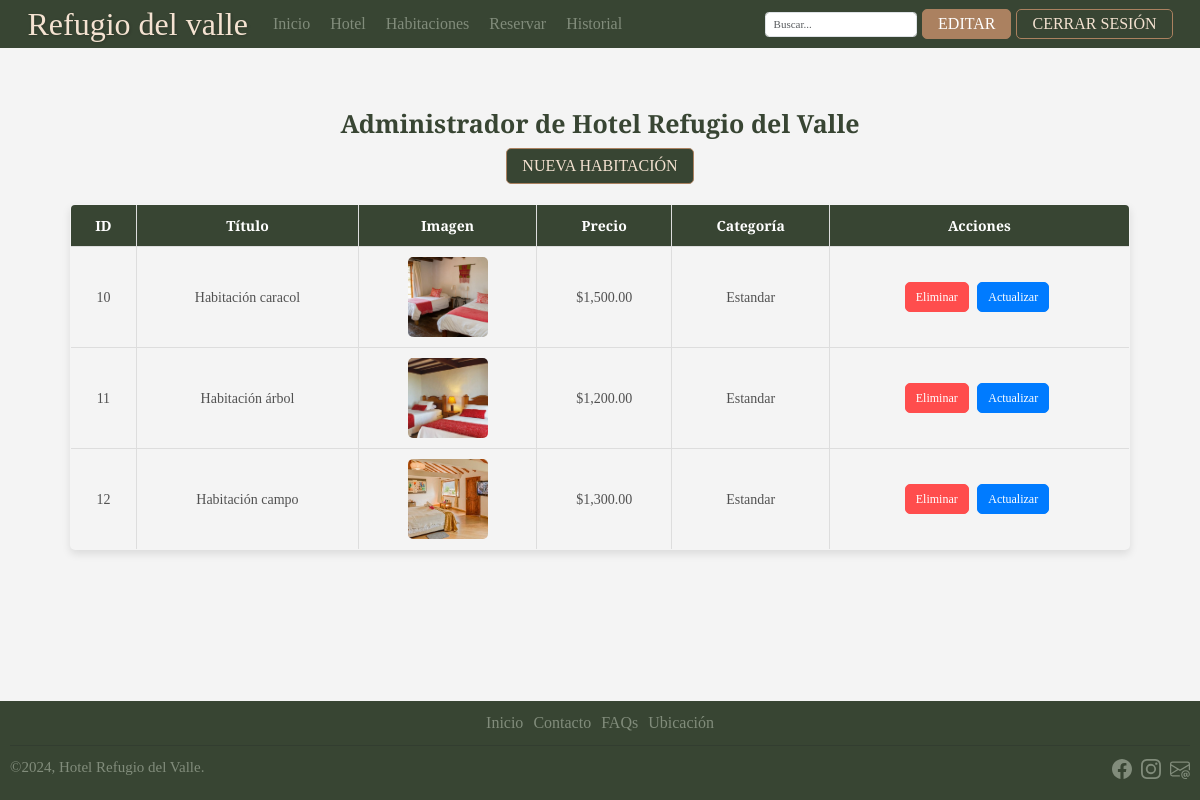
The page /admin/indexAdmin.php (signed in) on the database its author committed.
### tables this page shows
CREATE TABLE `habitaciones` (
  `id` int(11) NOT NULL,
  `titulo` varchar(255) NOT NULL,
  `precio` decimal(10,2) NOT NULL,
  `imagen` varchar(255) NOT NULL,
  `descripcion` text NOT NULL,
  `fecha_creacion` timestamp NOT NULL DEFAULT current_timestamp(),
  `categoria` enum('Estandar','Superior') NOT NULL DEFAULT 'Estandar',
  `disponibilidad` tinyint(1) NOT NULL DEFAULT 1
);

### admin/indexAdmin.php (the view, shortened to what this page needs)
<?php
include $_SERVER['DOCUMENT_ROOT'] . '/public/config/config.inc.php';
$usuarioAutenticado = false;
$rolUsuario = null;
if (isset($_SESSION['id_usuario'])) {
    $usuarioAutenticado = true;
    $nombreUsuario = $_SESSION['nombre'];
    $rolUsuario = $_SESSION['rol'];
}
try {
    $sql = "SELECT id, titulo, imagen, precio, categoria FROM habitaciones";
    $stmt = $conn->prepare($sql);
    $stmt->execute();
    $habitaciones = $stmt->fetchAll(PDO::FETCH_ASSOC);
} catch (PDOException $e) {
    echo "Error al obtener los datos: " . $e->getMessage();
    $habitaciones = [];
}
?>
<!DOCTYPE html>
<html lang="es">
<head>
    <link href="https://cdn.jsdelivr.net/npm/bootstrap@5.3.3/dist/css/bootstrap.min.css" rel="stylesheet"
>
    <link rel="stylesheet" href="/public/css/normalize.css">
    <link rel="stylesheet" href="/public/css/index.css">
    <link rel="stylesheet" href="/public/css/estilo-admin.css">
</head>
<body>
    <header class="navbar navbar-expand-md">
        <div class="container-fluid">
            <a class="margen" href="/public/index.php">
                <h1>Refugio del valle</h1>
            </a>
            <div class=" opciones collapse navbar-collapse" id="navbarCollapse">
                <ul class="navbar-nav me-auto mb-2 mb-md-0">
                    <li class="nav-item">
                        <a class="nav-link" href="/public/index.php">Inicio</a>
                    </li>
                    <li class="nav-item">
                        <a class="nav-link" href="/public/hotel.php">Hotel</a>
                    </li>
                    <li class="nav-item">
                        <a class="nav-link" href="/public/habitacion.php">Habitaciones</a>
                    </li>
                    <li class="nav-item">
                        <a class="nav-link" href="/public/reservacion.php">Reservar</a>
                    </li>
                    <li class="nav-item">
                        <a class="nav-link" href="/public/historial_reservaciones.php">Historial</a>
                    </li>
                </ul>
                <form class="col-lg-auto mb-3 mb-lg-0 me-lg-2 position-relative" role="search">
                    <input type="search" id="busqueda" class="form-control" placeholder="Buscar..." aria-label="Search">
                </form>
                <div class="d-flex" role="search">
                    <?php if ($usuarioAutenticado): ?>
                        <?php if ($rolUsuario === 'admin'): ?>
                            <button id="btn-editar" class="botones mayusculas"
                                onclick="window.location.href='/public/admin/indexAdmin.php'">
                                Editar
                            </button>
                        <?php else: ?>
                            <span id="saludo">Hola, <?= htmlspecialchars($nombreUsuario); ?></span>
                        <?php endif; ?>
                        <button id="btn-iniciar" class="botones mayusculas"
                            onclick="window.location.href='/public/logout.php'">
                            Cerrar Sesión
                        </button>
                    <?php else: ?>
                        <button id="btn-iniciar" class="botones mayusculas"
                            onclick="window.location.href='/public/sesiones.php?action=login'">Iniciar Sesión</button>
                    <?php endif; ?>
                </div>
            </div>
        </div>
    </header>
    <main class="contenedor">
        <h2 class="titulo-admin">Administrador de Hotel Refugio del Valle</h2>
        <a href="/public/admin/habitaciones/crear.php" class="botones btn-crud mayusculas">Nueva habitaci&oacute;n</a>
        <table class="tabla-habitaciones">
            <thead>
                <tr>
                    <th>ID</th>
                    <th>Título</th>
                    <th>Imagen</th>
                    <th>Precio</th>
                    <th>Categoría</th>
                    <th>Acciones</th>
                </tr>
            </thead>
            <tbody>
                <?php if (empty($habitaciones)): ?>
                    <tr>
                        <br>
                        <td colspan="6">No hay habitaciones registradas.</td>
                    </tr>
                <?php else: ?>
                    <?php foreach ($habitaciones as $habitacion): ?>
                        <tr>
                            <td><?= htmlspecialchars($habitacion['id']) ?></td>
                            <td><?= htmlspecialchars($habitacion['titulo']) ?></td>
                            <td>
                                <img src="/public/<?= htmlspecialchars($habitacion['imagen']) ?>"
                                    alt="<?= htmlspecialchars($habitacion['titulo']) ?>" width="80">
                            </td>
                            <td>$<?= number_format($habitacion['precio'], 2) ?></td>
                            <td><?= htmlspecialchars($habitacion['categoria']) ?></td>
                            <td>
                                <a href="/public/admin/habitaciones/eliminar.php?id=<?= $habitacion['id'] ?>"
                                    class="btn-accion btn-eliminar">Eliminar</a>
                                <a href="/public/admin/habitaciones/actualizar.php?id=<?= $habitacion['id'] ?>"
                                    class="btn-accion btn-actualizar">Actualizar</a>
                            </td>
                        </tr>
                    <?php endforeach; ?>
                <?php endif; ?>
            </tbody>
        </table>
    </main>
    <footer>
        <div class="opciones flex centrar-footer borde">
            <ul class="navegacion centrar-footer">
                <li><a href="/public/index.php">Inicio</a></li>
                <li><a href="/public/faqs.php#faq-contacto">Contacto</a></li>
                <li><a href="/public/faqs.php">FAQs</a></li>
                <li><a href="https://maps.app.goo.gl/Mtrx23by6En5LVF5A" target="_blank">Ubicación</a></li>
            </ul>
        </div>
        <hr>
        <div id="seccion-final">
            <div>
                <p>©2024, Hotel Refugio del Valle.</p>
            </div>
            <div>
                <ul id="iconos">
                    <li><a href="https://www.facebook.com/" target="_blank">  </a></li>
                    <li><a href="https://www.instagram.com/" target="_blank"></a></li>
                    <li><a href="mailto:hotelrefugiodelvalle@gmail.com"></a></li>
                </ul>
            </div>
        </div>
    </footer>
</body>
</html>

### css/index.css (style rules this page uses)
:root { --fondo: #f4f4f4; --primario: #F4E2D1; --secundario: #384533; --verdeClaro: #d2d3c1; --colorLinks: #818c7b; --arcilla: #ab8160; --grisOscuro: #515151; --blanco: #ffffff; }
html { box-sizing: border-box; font-size: 62.5%; }
*, *:before, *:after { box-sizing: inherit; }
body { font-family: 'Merriweather'; font-size: 1.6rem; background-color: var(--fondo); }
header { background-color: var(--secundario); padding: 2rem 2rem; }
h1 { color: var(--primario); text-shadow: 0.1rem 0.1rem 0.3rem rgba(0, 0, 0, 0.2); margin: 0; }
.margen { margin: 0 2rem; }
a { text-decoration: none; }
.opciones ul { display: flex; gap: 1rem; list-style: none; margin: 0; padding: 0; }
.opciones ul li a { color: var(--colorLinks); font-weight: 500; padding: 0.5rem 0; transition: color 0.3s; }
#busqueda { height: 2.5rem; font-size: 1.1rem; width: 100%; flex: 1 }
.mayusculas { text-transform: uppercase; }
.botones { border: 0.1rem solid var(--arcilla); border-radius: 0.5rem; color: var(--primario); padding: 0.5rem 1.5rem; cursor: pointer; transition: background-color 0.3s, transform 0.2s; text-align: center; }
#btn-iniciar, .btn-crud, #btn-editar:hover { background-color: var(--secundario); color: var(--primario); }
#btn-editar { background-color: var(--arcilla); color: var(--blanco); margin-right: 0.5rem; }
.d-flex { display: flex; justify-content: center; align-items: center; margin-right: 2rem; }
.contenedor { max-width: 90%; margin: 5rem auto; display: flex; flex-direction: column; align-items: center; text-align: center; }
footer { background-color: var(--secundario); padding: 1.5rem 2rem; }
.centrar-footer { justify-content: center; }
#seccion-final { display: flex; justify-content: space-between; }
#seccion-final p { color: var(--colorLinks); font-size: 1.5rem; }
#iconos li { display: inline; }
.icono { width: 2rem; height: 2rem; margin-right: 0.5rem; fill: var(--colorLinks); }
#iconos li:last-child .icono { margin-right: 0; }
.tabla-habitaciones { width: 100%; border-collapse: collapse; margin: 2rem auto; font-size: 1.4rem; background-color: var(--fondo); border: 1px solid var(--grisOscuro); border-radius: 0.5rem; overflow: hidden; box-shadow: 0 4px 8px rgba(0, 0, 0, 0.1); }
.tabla-habitaciones thead { background-color: var(--secundario); color: #fff; }
.tabla-habitaciones thead th { text-align: center; padding: 1rem; font-weight: bold; }
.tabla-habitaciones tbody tr { border-bottom: 1px solid var(--grisClaro); }
.tabla-habitaciones tbody tr:last-child { border-bottom: none; }
.tabla-habitaciones tbody td { padding: 1rem; color: var(--grisOscuro); vertical-align: middle; }
.tabla-habitaciones tbody td img { width: 80px; height: 80px; object-fit: cover; border-radius: 0.5rem; border: 1px solid var(--grisClaro); }
.tabla-habitaciones .btn-accion { display: inline-block; padding: 0.5rem 1rem; font-size: 1.2rem; border-radius: 0.5rem; text-decoration: none; margin-right: 0.5rem; transition: background-color 0.3s ease, color 0.3s ease; }
.tabla-habitaciones .btn-eliminar { background-color: #ff4d4d; color: #fff; border: 1px solid #ff4d4d; }
.tabla-habitaciones .btn-actualizar { background-color: #007bff; color: #fff; border: 1px solid #007bff; }
.titulo-admin { font-size: 2.5rem; font-weight: bold; color: var(--secundario); margin-bottom: 1rem; }

### css/estilo-admin.css (style rules this page uses)
html, body { height: 100%; margin: 0; display: flex; flex-direction: column; }
body { width: 100%; }
main { flex: 1; width: 100%; display: flex; flex-direction: column; align-items: center; justify-content: flex-start; padding: 1rem; }
.tabla-habitaciones th, .tabla-habitaciones td { border: 1px solid #ddd; padding: 1rem; word-wrap: break-word; }
footer { margin-top: auto; width: 100%; text-align: center; padding: 1rem; }

### rows shown on the page
habitaciones: id "10", titulo "Habitación caracol", imagen (picture), precio "1,500.00", categoria "Estandar"
habitaciones: id "11", titulo "Habitación árbol", imagen (picture), precio "1,200.00", categoria "Estandar"
habitaciones: id "12", titulo "Habitación campo", imagen (picture), precio "1,300.00", categoria "Estandar"
